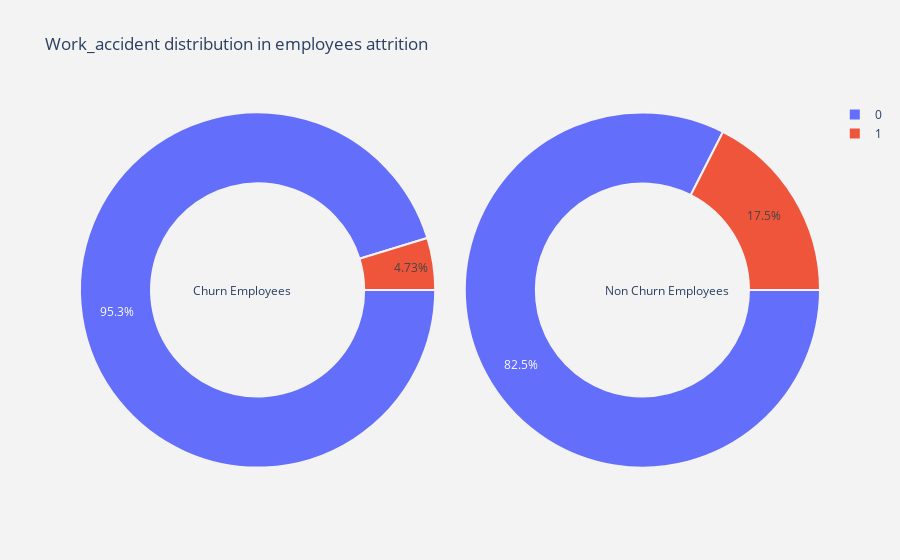

The code cell stored with this chart in its notebook:
### Code cell
plot_pie('Work_accident')

### Figure 1 — Plotly figure (JSON) as saved in the notebook; plotly's stock layout.template omitted (floating-point values rounded to 4 significant figures)
{"data": [{"domain": {"x": [0, 0.48]}, "hole": 0.6, "hoverinfo": "label+percent+name", "labels": [0, 1], "marker": {"line": {"color": "rgb(243,243,243)", "width": 2}}, "name": "Churn Employees", "rotation": 90, "type": "pie", "values": [3402, 169]}, {"domain": {"x": [0.52, 1]}, "hole": 0.6, "hoverinfo": "label+percent+name", "labels": [0, 1], "marker": {"line": {"color": "rgb(243,243,243)", "width": 2}}, "name": "Non churn Employees", "rotation": 90, "type": "pie", "values": [9428, 2000]}], "layout": {"annotations": [{"font": {"size": 12}, "showarrow": false, "text": "Churn Employees", "x": 0.15, "y": 0.5}, {"font": {"size": 12}, "showarrow": false, "text": "Non Churn Employees", "x": 0.88, "y": 0.5}], "paper_bgcolor": "rgb(243,243,243)", "plot_bgcolor": "rgb(243,243,243)", "title": {"text": "Work_accident distribution in employees attrition "}}}
